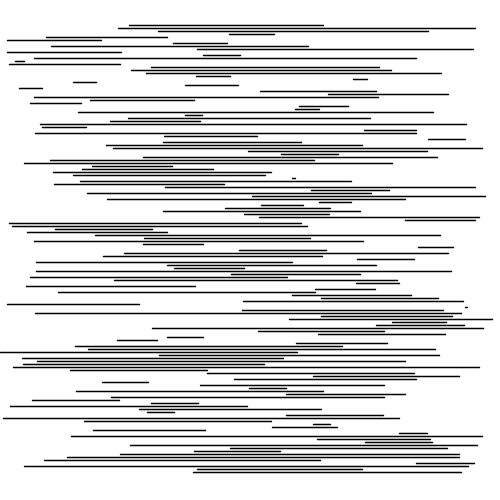
Frame 1 (no input)
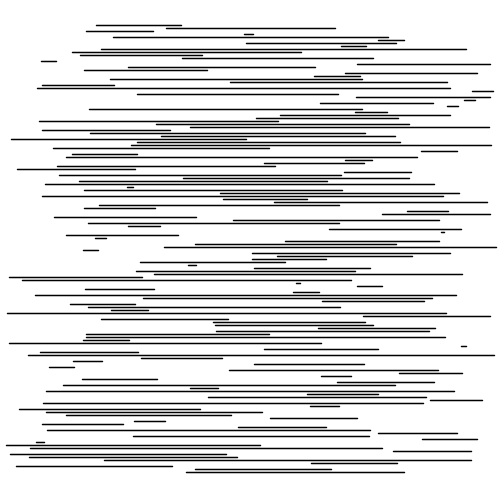
Frame 60 (the mouse pressed at the canvas centre just before this capture)
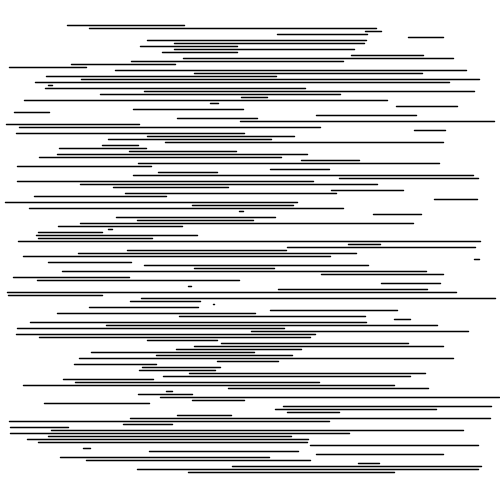
Frame 120 (the mouse held since frame 60 and released just before this capture)

The Processing sketch that drew these frames (run headless with seeded random() and noise(); from frame 60 on, the mouse is pressed at the canvas centre):

// Processing sketch: Bouchardon_Julie_scribble
// ── Bouchardon_Julie_scribble.pde
/**
 * Julie Bouchardon
 * Scribble
 */


void setup(){
  size(500, 500);
  strokeWeight(1.5);
}

void draw(){
  background(255);
  for(int y = 25 ; y < 475; y = y+3){ // for (int i = NombreDeDépart; i < NombreMaximal; i = i + INCREMENT) { }
    line(random(500), y, random(500), y); // random de 0 à 500
  }
}
